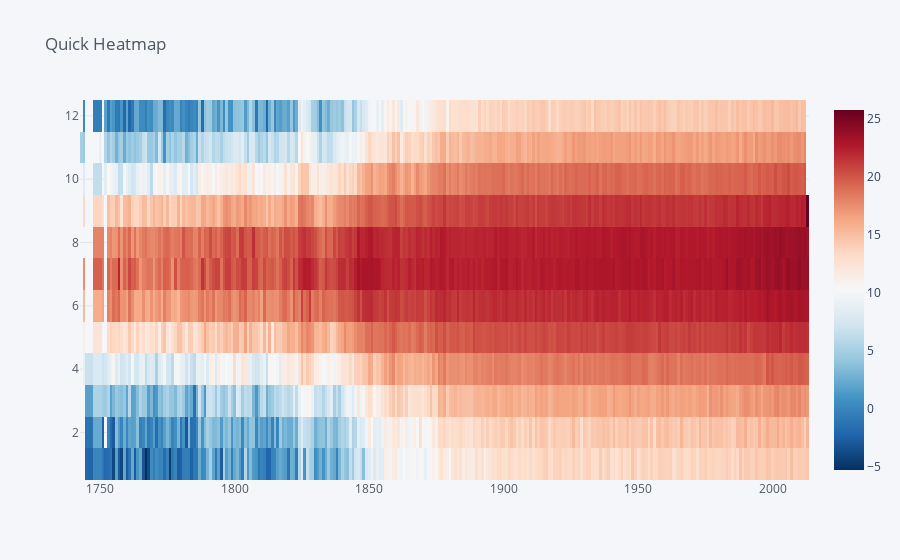

The notebook cell saved with this chart:
### Markdown cell above
# EXERCISE

Let's go back to the *big* dataset, `temperatures`.

- Replicate the Heatmap we made earlier in `seaborn` showing temperature by month and year

### Code cell
# Solution

temperatures.pivot_table(
    columns="m",
    index="year",
    values="AverageTemperature"
).iplot(
    kind="heatmap",
    colorscale="-RdBu",
    text="m",
    title = "Quick Heatmap"
)

### Figure 1 — Plotly figure (JSON) as saved in the notebook; plotly's stock layout.template omitted (floating-point values rounded to 4 significant figures; data arrays with more than 128 entries replaced by an {"elided": "..."} marker saying what was removed)
{"data": [{"colorscale": [[0, "rgb(5,48,97)"], [0.1, "rgb(33,102,172)"], [0.2, "rgb(67,147,195)"], [0.3, "rgb(146,197,222)"], [0.4, "rgb(209,229,240)"], [0.5, "rgb(247,247,247)"], [0.6, "rgb(253,219,199)"], [0.7, "rgb(244,165,130)"], [0.8, "rgb(214,96,77)"], [0.9, "rgb(178,24,43)"], [1, "rgb(103,0,31)"]], "type": "heatmap", "x": {"elided": "267 int values"}, "y": [1, 2, 3, 4, 5, 6, 7, 8, 9, 10, 11, 12], "z": {"elided": "12x267 float values"}, "zmax": null, "zmin": null}], "layout": {"legend": {"bgcolor": "#F5F6F9", "font": {"color": "#4D5663"}}, "paper_bgcolor": "#F5F6F9", "plot_bgcolor": "#F5F6F9", "title": {"font": {"color": "#4D5663"}, "text": "Quick Heatmap"}, "xaxis": {"gridcolor": "#E1E5ED", "showgrid": true, "tickfont": {"color": "#4D5663"}, "title": {"font": {"color": "#4D5663"}, "text": ""}, "zerolinecolor": "#E1E5ED"}, "yaxis": {"gridcolor": "#E1E5ED", "showgrid": true, "tickfont": {"color": "#4D5663"}, "title": {"font": {"color": "#4D5663"}, "text": ""}, "zerolinecolor": "#E1E5ED"}}}
